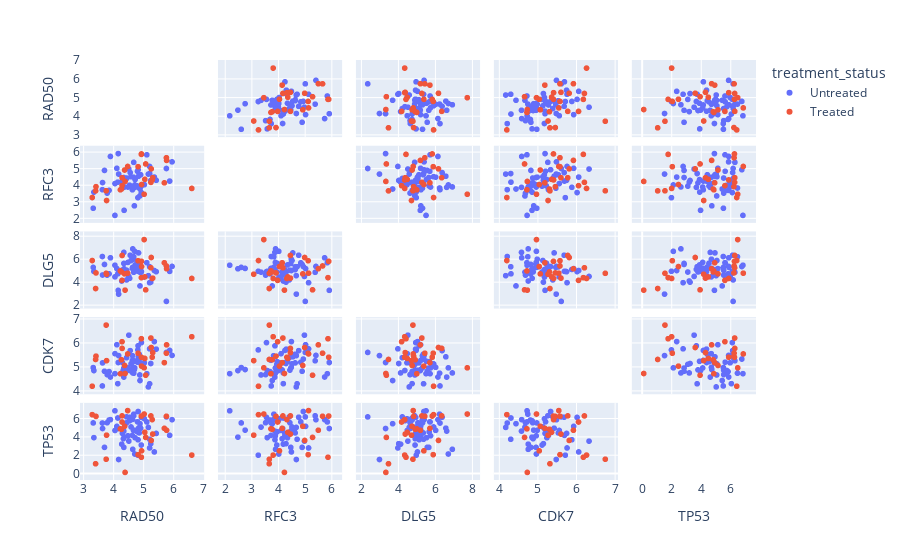

The notebook cell this image was saved under:
### Code cell
# PCA with Plotly - Plot features
import plotly.express as px

# Add treatment status
print(values_df)
print(selected_models_df)
pca_2_df = values_df.join(selected_models_df.set_index('model'))
print(pca_2_df)

df = pca_2_df
# https://www.ncbi.nlm.nih.gov/pmc/articles/PMC6405635/
features = ["RAD50", "RFC3", "DLG5", "CDK7", "TP53"]

fig = px.scatter_matrix(
    df,
    dimensions=features,
    color="treatment_status"
)
fig.update_traces(diagonal_visible=False)
fig.show()
